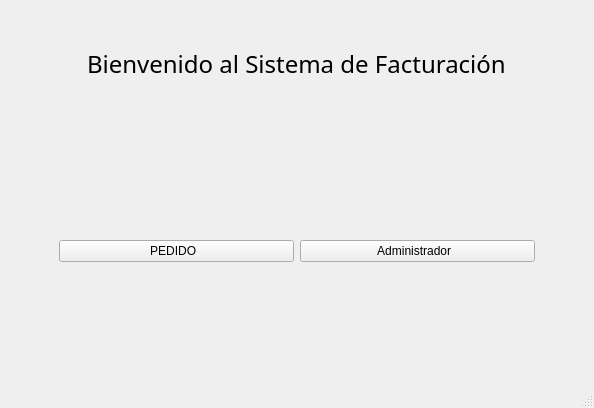
<?xml version="1.0" encoding="UTF-8"?>
<ui version="4.0">
 <class>MainWindow</class>
 <widget class="QMainWindow" name="MainWindow">
  <property name="geometry">
   <rect>
    <x>0</x>
    <y>0</y>
    <width>594</width>
    <height>408</height>
   </rect>
  </property>
  <property name="windowTitle">
   <string>MainWindow</string>
  </property>
  <property name="unifiedTitleAndToolBarOnMac">
   <bool>false</bool>
  </property>
  <widget class="QWidget" name="centralwidget">
   <layout class="QHBoxLayout" name="horizontalLayout">
    <item>
     <layout class="QVBoxLayout" name="verticalLayout_2">
      <property name="leftMargin">
       <number>50</number>
      </property>
     </layout>
    </item>
    <item>
     <layout class="QGridLayout" name="gridLayout">
      <item row="2" column="0">
       <widget class="QPushButton" name="pushButton">
        <property name="text">
         <string>PEDIDO  </string>
        </property>
        <property name="icon">
         <iconset>
          <normaloff>img/pedido.png</normaloff>img/pedido.png</iconset>
        </property>
        <property name="iconSize">
         <size>
          <width>100</width>
          <height>100</height>
         </size>
        </property>
       </widget>
      </item>
      <item row="0" column="0" colspan="2" alignment="Qt::AlignHCenter">
       <widget class="QLabel" name="label">
        <property name="font">
         <font>
          <family>CentSchbkCyrill BT</family>
          <pointsize>18</pointsize>
         </font>
        </property>
        <property name="text">
         <string>Bienvenido al Sistema de Facturación</string>
        </property>
       </widget>
      </item>
      <item row="3" column="0" colspan="2">
       <widget class="QLabel" name="label_2">
        <property name="text">
         <string/>
        </property>
       </widget>
      </item>
      <item row="2" column="1">
       <widget class="QPushButton" name="pushButton_2">
        <property name="text">
         <string>Administrador  </string>
        </property>
        <property name="icon">
         <iconset>
          <normaloff>admin/icons/admin.png</normaloff>admin/icons/admin.png</iconset>
        </property>
        <property name="iconSize">
         <size>
          <width>100</width>
          <height>100</height>
         </size>
        </property>
        <property name="checkable">
         <bool>false</bool>
        </property>
       </widget>
      </item>
      <item row="1" column="0">
       <widget class="QLabel" name="label_3">
        <property name="text">
         <string/>
        </property>
       </widget>
      </item>
     </layout>
    </item>
    <item>
     <layout class="QVBoxLayout" name="verticalLayout_3">
      <property name="leftMargin">
       <number>50</number>
      </property>
     </layout>
    </item>
   </layout>
  </widget>
  <widget class="QStatusBar" name="statusbar"/>
 </widget>
 <resources/>
 <connections/>
</ui>
